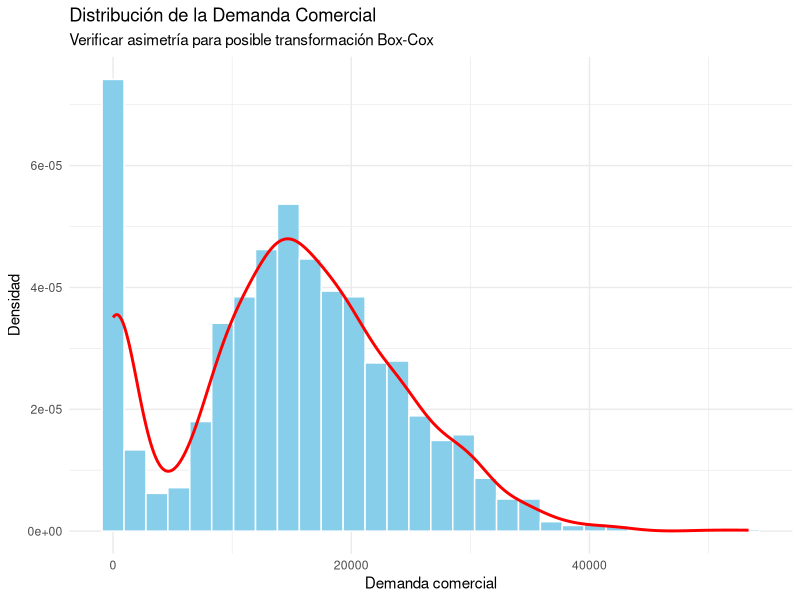
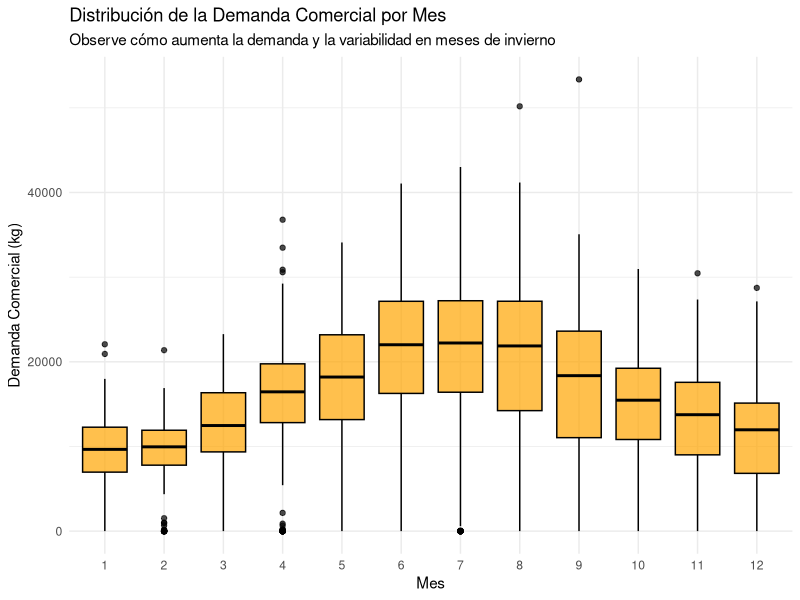
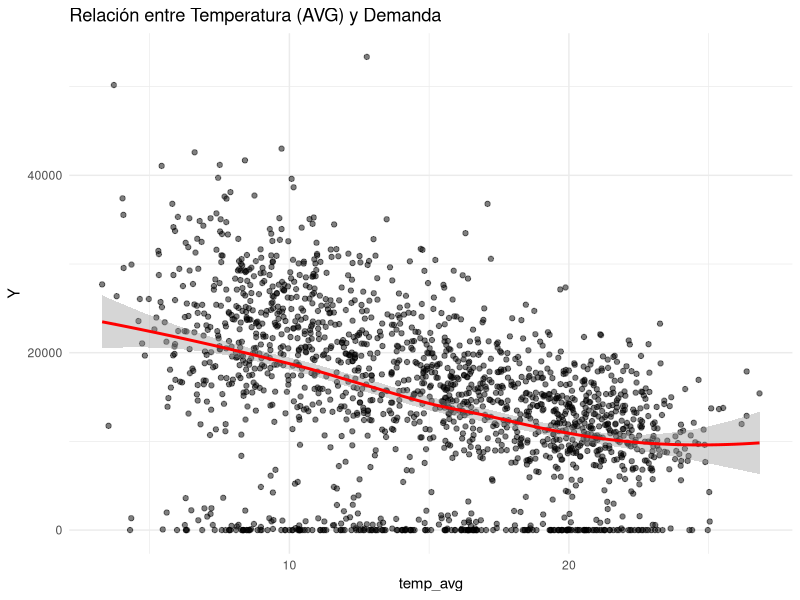
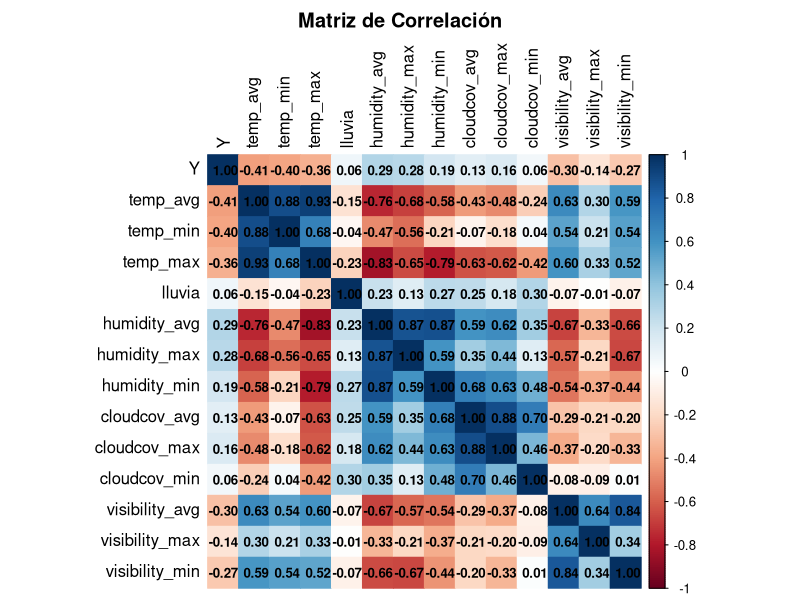

Source code (R) for these figures, in order: (Note: this script raises an error after producing the figures.)
###################################################
###                                             ###
###                                             ###
###                   Tarea 2                   ###
###                                             ###
###                                             ###
###################################################

# Librerias   
library(dplyr)
library(corrplot)
library(MASS) 
library(lmtest) 
library(forecast)
library(sandwich)
library(lubridate)
library(ggplot2)
library(readxl)
library(car)

#############################
###     Cargar Datos      ###
#############################

data <- read_excel("Tarea_2_2025_02.xlsx")
data$date <- as.Date(data$date, format = "%Y-%m-%d")

data_2019 <- read_excel("Tarea_2_2025_02.xlsx", sheet = 2)
data_2019$date <- as.Date(data_2019$date, format = "%Y-%m-%d")

# Variable a predecir sera "comercial"
set.seed(123)

df_final <- data %>%
  dplyr::select(-granel, -industrial) %>%   
  dplyr::rename(Y = comercial)              

data_2019 <- data_2019 %>%
  dplyr::select(-granel, -industrial) %>%
  dplyr::rename(Y = comercial)


# Lista completa de feriados (Fijos y Móviles aproximados para Chile 2013-2019)
feriados_completa <- as.Date(c(
  "2013-01-01", "2013-03-29", "2013-05-01", "2013-05-21", "2013-06-29", "2013-07-16", "2013-08-15", "2013-09-18", "2013-09-19", "2013-09-20", "2013-10-12", "2013-10-31", "2013-11-01", "2013-12-08", "2013-12-25",
  "2014-01-01", "2014-04-18", "2014-05-01", "2014-05-21", "2014-06-29", "2014-07-16", "2014-08-15", "2014-09-18", "2014-09-19", "2014-10-31", "2014-11-01", "2014-12-08", "2014-12-25",
  "2015-01-01", "2015-04-03", "2015-05-01", "2015-05-21", "2015-06-29", "2015-07-16", "2015-08-15", "2015-09-18", "2015-09-19", "2015-10-12", "2015-10-31", "2015-11-01", "2015-12-08", "2015-12-25",
  "2016-01-01", "2016-03-25", "2016-05-01", "2016-05-21", "2016-06-27", "2016-07-16", "2016-08-15", "2016-09-19", "2016-10-10", "2016-10-31", "2016-11-01", "2016-12-08", "2016-12-25",
  "2017-01-01", "2017-04-14", "2017-04-19", "2017-05-01", "2017-05-21", "2017-06-26", "2017-07-16", "2017-08-15", "2017-09-18", "2017-09-19", "2017-10-09", "2017-10-27", "2017-11-01", "2017-12-08", "2017-12-25",
  "2018-01-01", "2018-03-30", "2018-05-01", "2018-05-21", "2018-07-02", "2018-07-16", "2018-08-15", "2018-09-17", "2018-09-18", "2018-09-19", "2018-10-15", "2018-11-01", "2018-11-02", "2018-12-08", "2018-12-25",
  "2019-01-01", "2019-04-19", "2019-05-01", "2019-05-21", "2019-06-29", "2019-07-16", "2019-08-15", "2019-09-18", "2019-09-19", "2019-09-20", "2019-10-12", "2019-10-31", "2019-11-01", "2019-12-08", "2019-12-25"
))

df_final <- df_final %>%
  mutate(
    es_feriado = as.integer(date %in% feriados_completa),
    dia_semana = as.factor(wday(date, label = TRUE, abbr = FALSE))
  )

data_2019 <- data_2019 %>%
  mutate(
    es_feriado = as.integer(date %in% feriados_completa),
    dia_semana = as.factor(wday(date, label = TRUE, abbr = FALSE))
  )

cols_clima_2019 <- c(
  "temp_avg", "temp_min", "temp_max",
  "humidity_avg", "humidity_min", "humidity_max",
  "cloudcov_avg", "cloudcov_min", "cloudcov_max",
  "visibility_avg", "visibility_min", "visibility_max",
  "lluvia"
)

data_2019 <- data_2019 %>%
  dplyr::mutate(
    dplyr::across(
      dplyr::all_of(cols_clima_2019),
      ~ ifelse(is.na(.), mean(., na.rm = TRUE), .)
    )
  )


# div train test 80% y 20%
train_indices <- sample(1:nrow(df_final), size = 0.8 * nrow(df_final))
train_data <- df_final[train_indices, ]
test_data <- df_final[-train_indices, ]



#############################
### Analisis exploratorio ###
#############################

sd_Y <- sd(train_data$Y, na.rm = TRUE)
sd_Y

# Dsitribución de la variable Y
g2 <- ggplot(train_data, aes(x = Y)) +
  geom_histogram(aes(y = ..density..), bins = 30, fill = "skyblue", color = "white") +
  geom_density(color = "red", size = 1) +
  labs(title = "Distribución de la Demanda Comercial",
       subtitle = "Verificar asimetría para posible transformación Box-Cox",
       x = "Demanda comercial", y = "Densidad") +
  theme_minimal()
print(g2)

# Demanda por mes (se pueden ver muchos outliers, probables feriados)
g_boxplot <- ggplot(train_data, aes(x = factor(month), y = Y)) +
  geom_boxplot(fill = "orange", color = "black", alpha = 0.7) +
  labs(title = "Distribución de la Demanda Comercial por Mes",
       subtitle = "Observe cómo aumenta la demanda y la variabilidad en meses de invierno",
       x = "Mes",
       y = "Demanda Comercial (kg)") +
  theme_minimal()
print(g_boxplot)  

# Relación Y vs temp_avg
ggplot(train_data, aes(x = temp_avg, y = Y)) +
  geom_point(alpha = 0.5) +
  geom_smooth(method = "loess", color = "red") +
  labs(title = "Relación entre Temperatura (AVG) y Demanda") +
  theme_minimal()

#correlación entre variables numéricas
vars_correlacion <- df_final %>%
  dplyr::select(Y, 
                temp_avg, temp_min, temp_max, 
                lluvia, 
                humidity_avg, humidity_max, humidity_min, 
                cloudcov_avg, cloudcov_max, cloudcov_min, 
                visibility_avg, visibility_max, visibility_min)
matriz_cor <- cor(vars_correlacion, use = "complete.obs")
cor_ordenada <- sort(matriz_cor["Y", ], decreasing = FALSE) 
corrplot::corrplot(matriz_cor, type = "full", method = "color",
                   tl.col = "black",
                   title = "Matriz de Correlación", mar = c(0,0,2,0),
                   addCoef.col = "black",  
                   number.cex = 0.8)

modelo_inicial <- lm(Y ~ temp_avg + lluvia + humidity_avg + cloudcov_avg + visibility_avg + es_feriado + factor(month) + factor(dia_semana), 
                     data = train_data)

summary(train_data$Y)
sd(train_data$Y, na.rm = TRUE)

train_data %>%
  group_by(month) %>%
  summarise(
    media_Y = mean(Y, na.rm = TRUE),
    sd_Y    = sd(Y, na.rm = TRUE)
  )

train_data %>%
  group_by(dia_semana) %>%
  summarise(
    media_Y = mean(Y, na.rm = TRUE),
    sd_Y    = sd(Y, na.rm = TRUE)
  )

cor_ordenada



############################################
### Transformación Box–Cox de regresores ###
############################################

### Temperaturas ###
# Calculamos el lambda óptimo
bc_temp_avg <- BoxCox.lambda(train_data$temp_avg)
bc_temp_min <- BoxCox.lambda(train_data$temp_min)
bc_temp_max <- BoxCox.lambda(train_data$temp_max)

# Aplicamos la transformación usando ese lambda
train_data$temp_avg_bc <- BoxCox(train_data$temp_avg, bc_temp_avg)
train_data$temp_min_bc <- BoxCox(train_data$temp_min, bc_temp_min)
train_data$temp_max_bc <- BoxCox(train_data$temp_max, bc_temp_max)

### Humedad ###
bc_humi_avg <- BoxCox.lambda(train_data$humidity_avg)
bc_humi_min <- BoxCox.lambda(train_data$humidity_min)
bc_humi_max <- BoxCox.lambda(train_data$humidity_max)

train_data$humidity_avg_bc <- BoxCox(train_data$humidity_avg, bc_humi_avg)
train_data$humidity_min_bc <- BoxCox(train_data$humidity_min, bc_humi_min)
train_data$humidity_max_bc <- BoxCox(train_data$humidity_max, bc_humi_max)

### Nubosidad ###
bc_cloud_avg <- BoxCox.lambda(train_data$cloudcov_avg + 0.01)
bc_cloud_min <- BoxCox.lambda(train_data$cloudcov_min + 0.01)
bc_cloud_max <- BoxCox.lambda(train_data$cloudcov_max + 0.01)

train_data$cloudcov_avg_bc <- BoxCox(train_data$cloudcov_avg + 0.01, bc_cloud_avg)
train_data$cloudcov_min_bc <- BoxCox(train_data$cloudcov_min + 0.01, bc_cloud_min)
train_data$cloudcov_max_bc <- BoxCox(train_data$cloudcov_max + 0.01, bc_cloud_max)

### Visibilidad ###
visib_fix <- train_data %>% 
  dplyr::select(visibility_avg, visibility_min, visibility_max) %>%
  dplyr::mutate(across(everything(), ~ ifelse(is.na(.), mean(., na.rm = TRUE), .)))

# Usamos visib_fix porque train_data aún tiene NAs y BoxCox fallaría
bc_visib_avg <- BoxCox.lambda(visib_fix$visibility_avg)
bc_visib_min <- BoxCox.lambda(visib_fix$visibility_min)
bc_visib_max <- BoxCox.lambda(visib_fix$visibility_max)

train_data$visibility_avg_bc <- BoxCox(visib_fix$visibility_avg, bc_visib_avg)
train_data$visibility_min_bc <- BoxCox(visib_fix$visibility_min, bc_visib_min)
train_data$visibility_max_bc <- BoxCox(visib_fix$visibility_max, bc_visib_max)

### Lluvia ###
bc_lluvia <- BoxCox.lambda(train_data$lluvia + 1)
train_data$lluvia_bc <- BoxCox(train_data$lluvia + 1, bc_lluvia)

###########
### PCA ###
###########

### PCA temperatura
temps_bc <- train_data %>% 
  dplyr::select(temp_avg_bc, temp_min_bc, temp_max_bc)
pca_temp <- prcomp(temps_bc, scale. = TRUE)
train_data$temp_pca <- as.numeric(pca_temp$x[, 1])

### PCA humedad
humi_bc <- train_data %>% 
  dplyr::select(humidity_avg_bc, humidity_min_bc, humidity_max_bc)
pca_humi <- prcomp(humi_bc, scale. = TRUE)
train_data$humidity_pca <- as.numeric(pca_humi$x[, 1])

### PCA nubosidad
cloud_bc <- train_data %>% 
  dplyr::select(cloudcov_avg_bc, cloudcov_min_bc, cloudcov_max_bc)
pca_cloud <- prcomp(cloud_bc, scale. = TRUE)
train_data$cloudcov_pca <- as.numeric(pca_cloud$x[, 1])

### PCA visibilidad
visib_bc <- train_data %>%
  dplyr::select(visibility_avg_bc, visibility_min_bc, visibility_max_bc)
pca_visib <- prcomp(visib_bc, scale. = TRUE)
train_data$visibility_pca <- as.numeric(pca_visib$x[, 1])

### Eliminamos únicamente las variables originales redundantes ###
train_data <- train_data %>% 
  dplyr::select(
    -lluvia,                           
    -temp_avg, -temp_min, -temp_max,
    -temp_avg_bc, -temp_min_bc, -temp_max_bc,  # ahora también borras temp_avg_bc
    -humidity_avg, -humidity_min, -humidity_max,
    -cloudcov_avg, -cloudcov_min, -cloudcov_max,
    -visibility_avg, -visibility_min, -visibility_max,
    -humidity_avg_bc, -humidity_min_bc, -humidity_max_bc,
    -cloudcov_avg_bc, -cloudcov_min_bc, -cloudcov_max_bc,
    -visibility_avg_bc, -visibility_min_bc, -visibility_max_bc
  )


###################################
### Transformación Box–Cox de Y ###
###################################
names(train_data)

train_data$Y_adj <- train_data$Y + 1
mod_base <- lm(Y_adj ~ temp_pca + lluvia_bc + humidity_pca  + visibility_pca + cloudcov_pca + es_feriado +factor(month) + factor(dia_semana), 
               data = train_data)

# Encontrar lambda óptimo
lambdas <- MASS::boxcox(mod_base, lambda = seq(0.3, 0.5, 0.001), plotit = TRUE)
lambda_optimo <- lambdas$x[lambdas$y == max(lambdas$y)]
lambda_elegido <- lambda_optimo
lambda_optimo
train_data$Y_trans <- forecast::BoxCox(train_data$Y_adj, lambda = lambda_elegido)

# Ajustamos el modelo final con la Y transformada
modelo_Ytrans <- lm(Y_trans ~ temp_pca + lluvia_bc + humidity_pca + visibility_pca+ cloudcov_pca + es_feriado + factor(month)+ factor(dia_semana), 
                    data = train_data)

#Visualizar la mejora 
par(mfrow=c(1,2))
hist(train_data$Y, main="Original (Asimétrica)", col="gray", border="white", xlab="Demanda")
hist(train_data$Y_trans, main="Transformada Box-Cox (Más Normal)", col="green", border="white", xlab="Demanda Transformada")

qqPlot(mod_base$residuals, 
       main="QQ-Plot de los residuos (Datos Originales)")
qqPlot(modelo_Ytrans$residuals, 
       main="QQ-Plot de los residuos (Datos Transformados)") 
par(mfrow=c(1,1))

bp_test_base <- bptest(mod_base)
print(bp_test_base) 
bp_test_base$p.value

bp_test_Ytrans <- bptest(modelo_Ytrans)
print(bp_test_Ytrans) 
bp_test_Ytrans$p.value



############################
### comparacion de modelos #
############################

par(mfrow = c(2, 2))
summary(modelo_inicial)
plot(modelo_inicial, main = "Diagnósticos Modelo Inicial")
summary(mod_base)
plot(mod_base, main = "Diagnósticos Modelo Base")
summary(modelo_Ytrans)
plot(modelo_Ytrans, main = "Diagnósticos Modelo Y Transformada")
par(mfrow = c(1, 1))


fitted_transformados <- modelo_Ytrans$fitted.values
train_data$fitted_modelo_Ytrans <- forecast::InvBoxCox(fitted_transformados, lambda = lambda_elegido)
RSS_Ytrans <- sum((train_data$Y - train_data$fitted_modelo_Ytrans)^2)

RSS_mod_inicial <- summary(modelo_inicial)$sigma^2 * modelo_inicial$df.residual
RSS_mod_base <- summary(mod_base)$sigma^2 * mod_base$df.residual

# Comparación numérica
print(paste("RSS Inicial", round(RSS_mod_inicial, 2)))
print(paste("RSS Base:", round(RSS_mod_base, 2)))
print(paste("RSS Ytrans:", round(RSS_Ytrans, 2)))

#shapiro 
  #Hipótesis nula (H₀): Los residuos siguen una distribución normal
  #Hipótesis alternativa (H₁): Los residuos NO siguen una distribución normal
  #Criterio de decisión: Si p-value < 0.05, se rechaza H₀ (no hay normalidad)

shapiro_resid_inicial <- shapiro.test(modelo_inicial$residuals)
shapiro_resid_inicial
shapiro_resid_base <- shapiro.test(mod_base$residuals)
shapiro_resid_base
shapiro_resid_Ytrans <- shapiro.test(modelo_Ytrans$residuals)
shapiro_resid_Ytrans

AIC(modelo_inicial); BIC(modelo_inicial)
AIC(mod_base);       BIC(mod_base)
AIC(modelo_Ytrans);  BIC(modelo_Ytrans)


############################
### Selección de modelos ###
############################

# Modelo completo con todas las variables relevantes
modelo_completo <- modelo_Ytrans #elijo el mejor de los anteriores
modelo_nulo <- lm(Y_trans ~ 1, data = train_data)


#AIC forward -> Y_trans ~ factor(dia_semana) + factor(month) + temp_pca + cloudcov_pca
candidato_aic_f <- step(modelo_nulo, 
                        scope = list(lower = modelo_nulo, upper = modelo_completo),
                        direction = "forward",
                        trace = 1) # Pon trace=1 si quieres ver el "bucle" paso a paso

#BIC forward -> Y_trans ~ factor(dia_semana) + factor(month)
n <- nrow(train_data)
candidato_bic_f <- step(modelo_nulo, 
                        scope = list(lower = modelo_nulo, upper = modelo_completo),
                        direction = "forward",
                        k = log(n), # Esto activa la fórmula del BIC
                        trace = 0)

summary(candidato_aic_f) # Y_trans ~ factor(dia_semana) + factor(month) + es_feriado + temp_pca
summary(candidato_bic_f) #  Y_trans ~ factor(dia_semana) + es_feriado + factor(month) + temp_pca

tabla_comparativa <- data.frame(
  Modelo = c("Forward AIC", "Forward BIC"),
  Variables_Num = c(length(coef(candidato_aic_f))-1, length(coef(candidato_bic_f))-1),
  R2_Ajustado = c(summary(candidato_aic_f)$adj.r.squared, summary(candidato_bic_f)$adj.r.squared),
  AIC = c(AIC(candidato_aic_f), AIC(candidato_bic_f)),
  BIC = c(BIC(candidato_aic_f), BIC(candidato_bic_f))
)
print(tabla_comparativa)

# Comparación test F 
# Comparación estadística
anova(candidato_aic_f, candidato_bic_f) # nos quedamos con el modelo AIC, el aporte es significativo con Pr(>F) = 0.02389 < 0.05


modelo_elegido <- candidato_bic_f

par(mfrow = c(2, 2))
plot(modelo_elegido, main = "Diagnósticos Modelo elegido")
par(mfrow = c(1, 1))

bp_test <- bptest(modelo_elegido)
print(bp_test)
bp_test$p.value 



############################
###         HC3          ###
############################
modelo_robusto <- coeftest(modelo_elegido, vcov = vcovHC(modelo_elegido, type = "HC3"))
print(modelo_robusto)

coef_data <- data.frame(
  variable = rownames(modelo_robusto),
  estimate = modelo_robusto[,1],
  std_error = modelo_robusto[,2],
  p_value = modelo_robusto[,4]
)
# IC 
coef_data$conf_low <- coef_data$estimate - 1.96 * coef_data$std_error
coef_data$conf_high <- coef_data$estimate + 1.96 * coef_data$std_error
coef_plot <- coef_data[coef_data$variable != "(Intercept)", ]

ggplot(coef_plot, aes(x = estimate, y = reorder(variable, estimate))) +
  geom_point(size = 2, color = "blue") +
  geom_errorbarh(aes(xmin = conf_low, xmax = conf_high), 
                 height = 0.2, color = "gray50") +
  geom_vline(xintercept = 0, linetype = "dashed", color = "red", alpha = 0.7) +
  labs(title = "Coeficientes robustos (HC3) con intervalos de confianza 95%",
       subtitle = "Variables ordenadas por magnitud del efecto",
       x = "Estimación del coeficiente", 
       y = "Variables",
       caption = "Línea roja: efecto nulo. Intervalos que no cruzan cero son significativos") +
  theme_minimal() +
  theme(axis.text.y = element_text(size = 8))

ggplot(coef_plot, aes(x = estimate, y = -log10(p_value), 
                      color = p_value < 0.05, label = variable)) +
  geom_point(size = 3, alpha = 0.7) +
  geom_hline(yintercept = -log10(0.05), linetype = "dashed", color = "red") +
  geom_vline(xintercept = 0, linetype = "dashed", color = "gray") +
  geom_text(check_overlap = TRUE, nudge_y = 0.1, size = 3) +
  scale_color_manual(values = c("FALSE" = "gray", "TRUE" = "blue"),
                     name = "Significativo (p < 0.05)") +
  labs(title = "Volcán de significancia - Coeficientes robustos",
       x = "Magnitud del efecto", 
       y = "Significancia (-log10 p-value)") +
  theme_minimal()


meses_data <- coef_plot[grep("month", coef_plot$variable), ]
  
ggplot(meses_data, aes(x = reorder(variable, estimate), y = estimate)) +
  geom_col(aes(fill = p_value < 0.05), alpha = 0.8) +
  geom_errorbar(aes(ymin = conf_low, ymax = conf_high), width = 0.2) +
  scale_fill_manual(values = c("TRUE" = "steelblue", "FALSE" = "gray"),
                      name = "Significativo") +
  labs(title = "Efecto de meses vs mes de referencia",
        x = "Mes", y = "Diferencia vs referencia") +
  theme_minimal() +
  theme(axis.text.x = element_text(angle = 45, hjust = 1))



################
### TEST DATA ##
################

### Aplicar las mismas transformaciones Box-Cox a test_data ###

### Temperaturas
test_data$temp_avg_bc <- BoxCox(test_data$temp_avg, bc_temp_avg)
test_data$temp_min_bc <- BoxCox(test_data$temp_min, bc_temp_min)
test_data$temp_max_bc <- BoxCox(test_data$temp_max, bc_temp_max)

### Humedad 
test_data$humidity_avg_bc <- BoxCox(test_data$humidity_avg, bc_humi_avg)
test_data$humidity_min_bc <- BoxCox(test_data$humidity_min, bc_humi_min)
test_data$humidity_max_bc <- BoxCox(test_data$humidity_max, bc_humi_max)

### Nubosidad 
test_data$cloudcov_avg_bc <- BoxCox(test_data$cloudcov_avg + 0.01, bc_cloud_avg)
test_data$cloudcov_min_bc <- BoxCox(test_data$cloudcov_min + 0.01, bc_cloud_min)
test_data$cloudcov_max_bc <- BoxCox(test_data$cloudcov_max + 0.01, bc_cloud_max)

### Visibilidad 
visib_fix_test <- test_data %>% 
  dplyr::select(visibility_avg, visibility_min, visibility_max) %>%
  dplyr::mutate(across(everything(), ~ ifelse(is.na(.), mean(., na.rm = TRUE), .)))

test_data$visibility_avg_bc <- BoxCox(visib_fix_test$visibility_avg, bc_visib_avg)
test_data$visibility_min_bc <- BoxCox(visib_fix_test$visibility_min, bc_visib_min)
test_data$visibility_max_bc <- BoxCox(visib_fix_test$visibility_max, bc_visib_max)

### Lluvia 
test_data$lluvia_bc <- BoxCox(test_data$lluvia + 1, bc_lluvia)

# PCA temperatura
temps_bc_test <- test_data %>% 
  dplyr::select(temp_avg_bc, temp_min_bc, temp_max_bc)
test_data$temp_pca <- predict(pca_temp, newdata = temps_bc_test)[, 1]

# PCA humedad
humi_bc_test <- test_data %>% 
  dplyr::select(humidity_avg_bc, humidity_min_bc, humidity_max_bc)
test_data$humidity_pca <- predict(pca_humi, newdata = humi_bc_test)[, 1]

# PCA nubosidad
cloud_bc_test <- test_data %>% 
  dplyr::select(cloudcov_avg_bc, cloudcov_min_bc, cloudcov_max_bc)
test_data$cloudcov_pca <- predict(pca_cloud, newdata = cloud_bc_test)[, 1]

# PCA visibilidad
visib_bc_test <- test_data %>%
  dplyr::select(visibility_avg_bc, visibility_min_bc, visibility_max_bc)
test_data$visibility_pca <- predict(pca_visib, newdata = visib_bc_test)[, 1]

### Eliminar variables redundantes (igual que en train) ###
test_data <- test_data %>% 
  dplyr::select(-temp_avg, -temp_min, -temp_max,
                -humidity_avg, -humidity_min, -humidity_max,
                -cloudcov_avg, -cloudcov_min, -cloudcov_max,
                -visibility_avg, -visibility_min, -visibility_max,
                -temp_avg_bc, -temp_min_bc, -temp_max_bc,
                -humidity_avg_bc, -humidity_min_bc, -humidity_max_bc,
                -cloudcov_avg_bc, -cloudcov_min_bc, -cloudcov_max_bc,
                -visibility_avg_bc, -visibility_min_bc, -visibility_max_bc)

### Aplicar transformación Box-Cox a Y en test_data ###
test_data$Y_adj <- test_data$Y + 1
test_data$Y_trans <- forecast::BoxCox(test_data$Y_adj, lambda = lambda_elegido)

test_data$dia_semana <- factor(test_data$dia_semana, levels = levels(train_data$dia_semana))
test_data$month <- factor(test_data$month, levels = levels(factor(train_data$month)))

### Predicciones y evaluación del modelo en test_data ###
pred_trans <- predict(modelo_elegido, newdata = test_data)
pred_final <- InvBoxCox(pred_trans, lambda = lambda_elegido) - 1
pred_final[pred_final < 0] <- 0

actual <- test_data$Y
pred_final <- InvBoxCox(pred_trans, lambda = lambda_elegido) - 1
pred_final[pred_final < 0] <- 0

indices_validos <- which(actual > 0) 
actual_limpio <- actual[indices_validos]
pred_clean <- pred_final[indices_validos]

mape <- mean(abs((actual_limpio - pred_clean) / actual_limpio)) * 100
rmse <- sqrt(mean((actual - pred_final)^2))

cat("\n--- Desempeño en Test ---\n")
cat("MAPE (Error Porcentual):", round(mape, 2), "%\n")
cat("RMSE (Error Cuadrático):", round(rmse, 2), "kg\n")
df_plot <- data.frame(
  Fecha = test_data$date,
  Real = actual,
  Predicho = pred_final
)

ggplot(df_plot, aes(x = Fecha)) +
  geom_line(aes(y = Real, color = "Real"), size = 0.8, alpha = 0.7) +
  geom_line(aes(y = Predicho, color = "Predicho"), size = 0.8, alpha = 0.7) +
  labs(title = "Predicción Demanda Comercial datos test",
       subtitle = paste("MAPE:", round(mape, 2), "% - RMSE:", round(rmse, 0)),
       y = "Demanda (kg)", x = "Fecha") +
  scale_color_manual(values = c("Real" = "black", "Predicho" = "red")) +
  theme_minimal() + 
  theme(
    legend.position = "bottom",     
    plot.title = element_text(face = "bold", size = 14),
    plot.subtitle = element_text(color = "gray40")
  )



###############################
###  VALIDACIÓN AÑO 2019   ###
###############################

## Temperaturas
data_2019$temp_avg_bc <- BoxCox(data_2019$temp_avg, bc_temp_avg)
data_2019$temp_min_bc <- BoxCox(data_2019$temp_min, bc_temp_min)
data_2019$temp_max_bc <- BoxCox(data_2019$temp_max, bc_temp_max)

## Humedad
data_2019$humidity_avg_bc <- BoxCox(data_2019$humidity_avg, bc_humi_avg)
data_2019$humidity_min_bc <- BoxCox(data_2019$humidity_min, bc_humi_min)
data_2019$humidity_max_bc <- BoxCox(data_2019$humidity_max, bc_humi_max)

## Nubosidad
data_2019$cloudcov_avg_bc <- BoxCox(data_2019$cloudcov_avg + 0.01, bc_cloud_avg)
data_2019$cloudcov_min_bc <- BoxCox(data_2019$cloudcov_min + 0.01, bc_cloud_min)
data_2019$cloudcov_max_bc <- BoxCox(data_2019$cloudcov_max + 0.01, bc_cloud_max)

## Visibilidad
visib_fix_2019 <- data_2019 %>% 
  dplyr::select(visibility_avg, visibility_min, visibility_max) %>%
  dplyr::mutate(across(everything(), ~ ifelse(is.na(.), mean(., na.rm = TRUE), .)))

data_2019$visibility_avg_bc <- BoxCox(visib_fix_2019$visibility_avg, bc_visib_avg)
data_2019$visibility_min_bc <- BoxCox(visib_fix_2019$visibility_min, bc_visib_min)
data_2019$visibility_max_bc <- BoxCox(visib_fix_2019$visibility_max, bc_visib_max)

## Lluvia
data_2019$lluvia_bc <- BoxCox(data_2019$lluvia + 1, bc_lluvia)

## PCA
temps_bc_2019 <- data_2019 %>% dplyr::select(temp_avg_bc, temp_min_bc, temp_max_bc)
humi_bc_2019  <- data_2019 %>% dplyr::select(humidity_avg_bc, humidity_min_bc, humidity_max_bc)
cloud_bc_2019 <- data_2019 %>% dplyr::select(cloudcov_avg_bc, cloudcov_min_bc, cloudcov_max_bc)
visib_bc_2019 <- data_2019 %>% dplyr::select(visibility_avg_bc, visibility_min_bc, visibility_max_bc)

data_2019$temp_pca      <- predict(pca_temp,  newdata = temps_bc_2019)[, 1]
data_2019$humidity_pca  <- predict(pca_humi,  newdata = humi_bc_2019)[, 1]
data_2019$cloudcov_pca  <- predict(pca_cloud, newdata = cloud_bc_2019)[, 1]
data_2019$visibility_pca<- predict(pca_visib, newdata = visib_bc_2019)[, 1]

## Eliminar redundantes
data_2019 <- data_2019 %>% 
  dplyr::select(-temp_avg, -temp_min, -temp_max,
                -humidity_avg, -humidity_min, -humidity_max,
                -cloudcov_avg, -cloudcov_min, -cloudcov_max,
                -visibility_avg, -visibility_min, -visibility_max,
                -temp_avg_bc, -temp_min_bc, -temp_max_bc,
                -humidity_avg_bc, -humidity_min_bc, -humidity_max_bc,
                -cloudcov_avg_bc, -cloudcov_min_bc, -cloudcov_max_bc,
                -visibility_avg_bc, -visibility_min_bc, -visibility_max_bc)

## Y transformada
data_2019$Y_adj   <- data_2019$Y + 1
data_2019$Y_trans <- forecast::BoxCox(data_2019$Y_adj, lambda = lambda_elegido)

## Factores alineados con train
data_2019$dia_semana <- factor(data_2019$dia_semana,
                               levels = levels(train_data$dia_semana))
data_2019$month <- factor(data_2019$month,
                          levels = levels(factor(train_data$month)))

## Predicciones
pred_2019_trans <- predict(modelo_elegido, newdata = data_2019)
pred_2019 <- InvBoxCox(pred_2019_trans, lambda = lambda_elegido) - 1
pred_2019[pred_2019 < 0] <- 0

actual_2019 <- data_2019$Y

#
idx_validos_2019 <- which(!is.na(pred_2019) & !is.na(actual_2019))

actual_2019_clean <- actual_2019[idx_validos_2019]
pred_2019_clean   <- pred_2019[idx_validos_2019]

# RMSE
rmse_2019 <- sqrt(mean((actual_2019_clean - pred_2019_clean)^2, na.rm = TRUE))

# MAPE 
if (any(actual_2019_clean > 0, na.rm = TRUE)) {
  idx_pos <- which(actual_2019_clean > 0 & !is.na(actual_2019_clean))
  mape_2019 <- mean(
    abs((actual_2019_clean[idx_pos] - pred_2019_clean[idx_pos]) /
          actual_2019_clean[idx_pos]),
    na.rm = TRUE
  ) * 100
} else {
  mape_2019 <- NA_real_
}

cat("Desempeño en 2019 ")
cat("MAPE 2019:", ifelse(is.na(mape_2019),
                         "no definido (Y≈0)", round(mape_2019, 2)), "%\n")
cat("RMSE 2019:", round(rmse_2019, 2), "kg\n")

## Gráfico
df_2019_plot <- data.frame(
  Fecha    = data_2019$date[idx_validos_2019],
  Real     = actual_2019_clean,
  Predicho = pred_2019_clean
)

ggplot(df_2019_plot, aes(x = Fecha)) +
  geom_line(aes(y = Real,     color = "Real"),     size = 0.8, alpha = 0.7) +
  geom_line(aes(y = Predicho, color = "Predicho"), size = 0.8, alpha = 0.7) +
  labs(
    title = "Predicción Demanda Comercial - Año 2019 (fuera de muestra)",
    subtitle = paste(
      "MAPE:",
      ifelse(is.na(mape_2019), "no definido", paste0(round(mape_2019, 2), "%")),
      "- RMSE:", round(rmse_2019, 0), "kg"
    ),
    y = "Demanda (kg)", x = "Fecha"
  ) +
  scale_color_manual(values = c("Real" = "black", "Predicho" = "red")) +
  theme_minimal() +
  theme(
    legend.position = "bottom",
    plot.title = element_text(face = "bold", size = 14),
    plot.subtitle = element_text(color = "gray40")
  )
